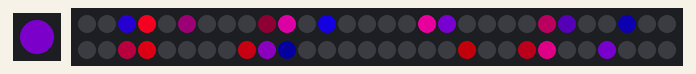
A sketch run on a simulated Arduino Uno, built with avr-gcc and run on an emulated ATmega328P. Parts: 1 RGB LEDs in strip order, left to right, 60 RGB LEDs in strip order, left to right, continuing on the next row. Dim RGB values are drawn brighter than linear; random numbers use the default seed unless the sketch sets one.

Above: at 0.17 s.
At 9.84 s:
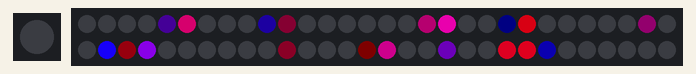
At 19.82 s:
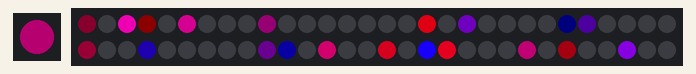
At 39.77 s:
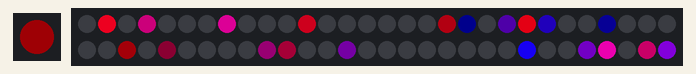
Timing chart, 0 to 40.0 s (numbered marks = the images above):
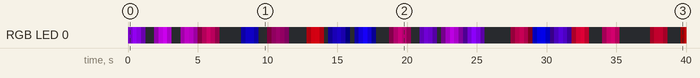

The sketch:

FloraDotUnicorn.ino
```cpp
#include <Adafruit_NeoPixel.h>

#define RANDOM_SEED_PIN 6
#define PIN1 8
#define ONBOARD_SIZE 1
#define PIN2 12
#define CHAIN2_SIZE 60
#define NUM_CHAINS 2

Adafruit_NeoPixel onboard = Adafruit_NeoPixel(ONBOARD_SIZE, PIN1);
Adafruit_NeoPixel strip1 = Adafruit_NeoPixel(CHAIN2_SIZE, PIN2, NEO_GRB + NEO_KHZ800);

Adafruit_NeoPixel strips[NUM_CHAINS];

// Arduino standard, called once after turned on
void setup() {

  // Try to inject some true randomness, but reading an unused PIN sucks. I've observed it return the same value each time.
  // See this stackoverflow for some ideas to increase the entropy
  // https://arduino.stackexchange.com/questions/22070/powering-from-3v-coin-cell-to-vcc-using-i-o-pin-as-supply-gnd/22081#22081
  // 2nd attempt is just getting the number of millis since boot. Hopefully this is non deterministic, it might not be precise enough though.
  // Nope, no randomness here. 24ms each time.

  Serial.begin(9600);

  // Required so serial monitor can be initialized before the first message is sent.
  // Uncomment for debugging
  // delay(1000);

  // Serial.print("Random Seed: ");
  // Serial.println(seed);

  unsigned long seed = millis();
  randomSeed(seed);

  strips[0] = onboard;
  strips[1] = strip1;

  onboard.begin();
  onboard.setBrightness(255);
  onboard.show();  // Initialize pixel to 'off'

  strip1.begin();
  strip1.setBrightness(255);
  strip1.show();  // Initialize all pixels to 'off'
}

// Arduino standard, called repeatedly while on
void loop() {
  // 2023 Rocky + Burning Man pattern
  twinkelSparkle();
}

void twinkelSparkle() {
  // Function config
  // TODO: use const where appropriate

  // TODO: the transition between function calls in loop isn't smooth. Every pixel on is abruptly turned off and a new set are turned on.
  // This is probably because I chose to start the sequence with pixels at a random brightness instead of off.

  // 2023 pink hue
  // uint8_t red_limit = 255, blue_limit = 31, green_limit = 1;


  // Adjust red, blue, and green limit to get different primary hue
  uint8_t red_limit = 255, blue_limit = 255, green_limit = 1;

  const uint8_t brightness_steps = 100;
  const uint8_t bs = brightness_steps;  // abbreviation for code brevity
  uint8_t num_pix = CHAIN2_SIZE / 3, r, p, candidate;
  uint8_t pb;  // pixel specific brightness factor
  uint8_t pixels[num_pix];
  uint8_t brightness[num_pix], reds[num_pix], greens[num_pix], blues[num_pix];
  uint8_t o_r, o_g, o_b, o_br;  //onboard red, green, blue, brightness

  // choose initial pixels
  p = 0;
  while (p < num_pix) {
    candidate = random(0, CHAIN2_SIZE);
    if (!contains(pixels, num_pix, candidate)) {
      pixels[p] = candidate;
      p++;
    }
  }

  // initialize cycle
  for (p = 0; p < num_pix; p++) {
    brightness[p] = random(0, brightness_steps);  // OPTION: 0, coordinates brightness ramps.
    reds[p] = random(0, red_limit);
    greens[p] = random(0, green_limit);
    blues[p] = random(0, blue_limit);
  }

  o_r = random(0, red_limit);
  o_g = random(0, green_limit);
  o_b = random(0, blue_limit);
  o_br = random(0, brightness_steps);

  while (true) {
    // for each pixel
    for (p = 0; p < num_pix; p++) {
      pb = brightness[p];
      strip1.setPixelColor(pixels[p], reds[p] * pb / bs, greens[p] * pb / bs, blues[p] * pb / bs);

      if (pb == 0) {
        // transition to new pixel, making sure it's not already lit

        candidate = random(0, CHAIN2_SIZE);
        while (contains(pixels, num_pix, candidate)) {
          candidate = random(0, CHAIN2_SIZE);
        }
        pixels[p] = candidate;
      }

      // set next brightness
      if (pb == 0) {
        brightness[p] = 1;
      } else if (pb == 99) {
        brightness[p] = 98;
      } else if (pb % 2 == 0) {
        brightness[p] = pb - 2;
      } else {
        brightness[p] = pb + 2;
      }
    }

    onboard.setPixelColor(0, o_r * o_br / bs, o_g * o_br / bs, o_b * o_br / bs);

    // set next onboard pixel brightness
    if (o_br == 0) {
      // stay off for random amount of time
      if (random(0, 100) > 97) {
        // re light and transition to new color
        o_r = random(0, red_limit);
        o_g = random(0, green_limit);
        o_b = random(0, blue_limit);
        o_br = 1;
      }

    } else if (o_br == 99) {
      o_br = 98;
    } else if (o_br % 2 == 0) {
      o_br = o_br - 2;
    } else {
      o_br = o_br + 2;
    }

    // Break out of twinkle and sparkle occassionally.
    // Totally inspired by the Myan Warrior. Rest in power.

    // What's the math behind this?
    // I want to sparkle about once or twice in a 5 minute period.
    // Forget that, this is good enough.
    if (random(0, 100000) > 99990) {
      sparkle();
    }

    onboard.show();
    strip1.show();
    delay(10);
  }
}

// Make all the pixels sparkle for a moment
void sparkle() {
  int i, s, brightness;
  int sparkleDuration = 5;
  int brightnessLimit = 64;  // MAX 256, don't be a bright wad.
  for (s = 0; s < sparkleDuration; s++) {
    for (i = 0; i < CHAIN2_SIZE; i++) {
      brightness = random(0, brightnessLimit);
      strip1.setPixelColor(i, brightness, brightness, brightness);
    }

    strip1.show();
    delay(50);
    strip1.clear();
    strip1.show();
    delay(10);
  }
}

bool contains(uint8_t* array, uint8_t size, uint8_t val) {
  uint8_t i;
  for (i = 0; i < size; i++) {
    if ((array[i]) == val) {
      return true;
    }
  }

  return false;
}

/*
  UNUSED CODE BELOW
*/

void demoSequence() {
  demoMarker();

  rainbowCycle(25, 3);

  demoMarker();

  randomTwinkle(25);

  demoMarker();

  smoothTwinkle1(25);

  demoMarker();

  smoothTwinkle2(5);

  demoMarker();

  demoMarker();
}

void smoothTwinkle2(uint8_t reps) {
  // Function config

  // TODO: the transition between function calls in loop isn't smooth. Every pixel on is abruptly turned off and a new set are turned on.
  // This is probably because I chose to start the sequence with pixels at a random brightness instead of off.
  // Interesting, if I set initial brightness to 0, all the lights brightness ramp is aligned and the pattern is more coordinated.


  uint8_t red_limit = 255, blue_limit = 31, green_limit = 1;

  // variables
  uint8_t brightness_steps = 100;
  uint8_t bs = brightness_steps;
  uint8_t num_pix = CHAIN2_SIZE / 3, r, p, i, candidate;
  uint8_t pixels[num_pix];
  uint8_t brightness[num_pix], reds[num_pix], greens[num_pix], blues[num_pix];
  uint8_t o_r, o_g, o_b, o_br;  //onboard red, green, blue, brightness

  // choose pixels to participate in cycle
  p = 0;
  while (p < num_pix) {
    candidate = random(0, CHAIN2_SIZE);
    if (!contains(pixels, num_pix, candidate)) {
      pixels[p] = candidate;
      p++;
    }
  }

  // initialize cycle
  for (p = 0; p < num_pix; p++) {
    brightness[p] = random(0, brightness_steps);  // OPTION: 0, coordinates brightness ramps.
    reds[p] = random(0, red_limit);
    greens[p] = random(0, green_limit);
    blues[p] = random(0, blue_limit);
  }

  o_r = random(0, red_limit);
  o_g = random(0, green_limit);
  o_b = random(0, blue_limit);
  o_br = random(0, brightness_steps);

  int pb;  // pixel specific brightness factor
  for (i = 0; i < brightness_steps * reps; i++) {
    for (p = 0; p < num_pix; p++) {
      pb = brightness[p];
      strip1.setPixelColor(pixels[p], reds[p] * pb / bs, greens[p] * pb / bs, blues[p] * pb / bs);
      if (pb == 0) {
        // transition to new active pixel
        candidate = random(0, CHAIN2_SIZE);
        while (contains(pixels, num_pix, candidate)) {
          candidate = random(0, CHAIN2_SIZE);
        }
        pixels[p] = candidate;
      }

      // set next brightness
      if (pb == 0) {
        brightness[p] = 1;
      } else if (pb == 99) {
        brightness[p] = 98;
      } else if (pb % 2 == 0) {
        brightness[p] = pb - 2;
      } else {
        brightness[p] = pb + 2;
      }
    }

    onboard.setPixelColor(0, o_r * o_br / bs, o_g * o_br / bs, o_b * o_br / bs);
    // set next onboard brightness
    if (o_br == 0) {
      o_r = random(0, red_limit);
      o_g = random(0, green_limit);
      o_b = random(0, blue_limit);
      o_br = 1;
    } else if (o_br == 99) {
      o_br = 98;
    } else if (o_br % 2 == 0) {
      o_br = o_br - 2;
    } else {
      o_br = o_br + 2;
    }

    onboard.show();
    strip1.show();
    delay(10);
  }
}

void demoMarker() {
  strip1.clear();
  strip1.show();
  delay(1000);

  int i;
  for (i = 0; i < 3; i++) {
    flashWhite();
  }
}

void flashWhite() {
  int i;
  for (i = 0; i < CHAIN2_SIZE; i++) {
    strip1.setPixelColor(i, 128, 128, 128);
  }
  strip1.show();
  delay(200);
  strip1.clear();
  strip1.show();
  delay(250);
}

void randomTwinkle(int reps) {
  uint8_t i, r;
  for (r = 0; r < reps; r++) {
    for (i = 0; i < CHAIN2_SIZE / 3; i++) {
      strip1.setPixelColor(random(CHAIN2_SIZE), strip1.Color(random(0, 256), random(0, 256), random(0, 256)));
      strip1.show();
    }
    delay(500);
  }
}

void smoothTwinkle1(uint8_t reps) {
  uint8_t num_pix = CHAIN2_SIZE / 3, r, p;
  uint8_t pixels[num_pix];
  uint8_t candidate;

  for (r = 0; r < reps; r++) {
    p = 0;
    while (p < num_pix) {
      candidate = random(0, CHAIN2_SIZE);
      if (!contains(pixels, num_pix, candidate)) {
        pixels[p] = candidate;
        p++;
      }
    }

    for (p = 0; p < num_pix; p++) {
      strip1.setPixelColor(pixels[p], strip1.Color(random(0, 256), random(0, 256), random(0, 256)));
    }

    strip1.show();
    delay(1000);
  }
}

// Slightly different, this makes the rainbow equally distributed throughout
void rainbowCycle(uint8_t wait, uint8_t reps) {
  uint16_t i, j, s;

  for (j = 0; j < 256 * reps; j++) {  // 5 cycles of all colors on wheel
    for (s = 0; s < NUM_CHAINS; s++) {
      for (i = 0; i < strips[s].numPixels(); i++) {
        strips[s].setPixelColor(i, Wheel(((i * 256 / strips[s].numPixels()) + j) & 255) / 3);
      }
      strips[s].show();
    }
    delay(wait);
  }
}

// Input a value 0 to 255 to get a color value.
// The colours are a transition r - g - b - back to r.
uint32_t Wheel(byte WheelPos) {
  WheelPos = 255 - WheelPos;
  if (WheelPos < 85) {
    return strip1.Color(255 - WheelPos * 3, 0, WheelPos * 3);
  } else if (WheelPos < 170) {
    WheelPos -= 85;
    return strip1.Color(0, WheelPos * 3, 255 - WheelPos * 3);
  } else {
    WheelPos -= 170;
    return strip1.Color(WheelPos * 3, 255 - WheelPos * 3, 0);
  }
}
```

Measured:
- by itself, RGB LED 0: off → RGB(64, 0, 106) at 0.02 s, → RGB(128, 0, 210) 0.31 s later, → RGB(95, 0, 155) 0.31 s later, → RGB(31, 0, 51) 0.31 s later, … (101 changes in this stretch)
